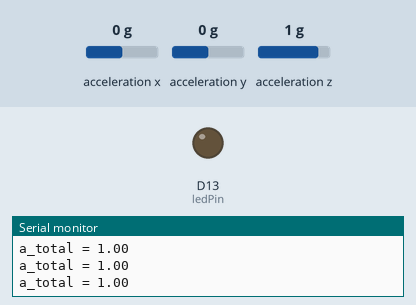
Recording of a sketch running on a simulated Arduino Nano 33 BLE. Parts: output pins drawn as LEDs (lit = HIGH), the last lines printed to the serial monitor. Dashed ring = blinking. The inputs (shaded band) are chosen by the test bench; at power-on: acceleration x 0 g, acceleration y 0 g, acceleration z 1 g.

Above: at 1.2 s.
1.3 s: acceleration x set to -0.5 g
2.8 s: acceleration x set to -0.8 g
At 3.07 s:
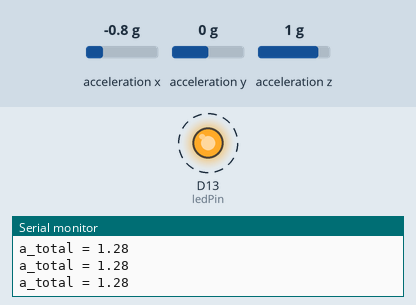
5.8 s: acceleration x set to 0 g
At 5.8 s:
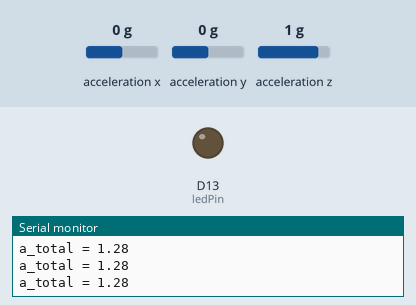
7.3 s: acceleration x set to -1.4 g
At 7.58 s:
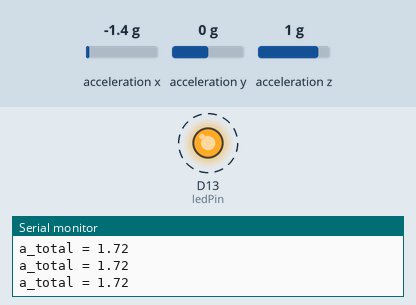
Timing chart, 0 to 11.3 s (numbered marks = the images above; inputs shaded):
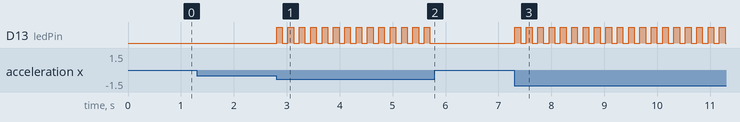

Measured:
- the behaviour switches between -0.6 and -0.7 g on acceleration x (found by bisection; images 0 and 1)
- after the input at 2.8 s, D13 (ledPin): alternates HIGH for 0.11 s and LOW for 0.11 s, starting at once
- after the input at 5.8 s, D13 (ledPin): stops changing and stays LOW
- after the input at 7.3 s, D13 (ledPin): alternates HIGH for 0.11 s and LOW for 0.11 s, starting at once

The sketch:

imu_test_nano33BLE_sense_rev2.ino
```cpp
#include <Arduino_BMI270_BMM150.h>

const int ledPin = LED_BUILTIN;
const float motionThreshold = 1.2;  // alles über ~1g (Erdbeschl.) gilt als Bewegung
unsigned long lastBlink = 0;
bool ledState = false;

void setup() {
  Serial.begin(9600);
  while (!Serial);

  // Versuche, die IMU zu initialisieren
  if (!IMU.begin()) {
    Serial.println("IMU konnte nicht initialisiert werden!");
    while (1);  // Stoppe das Programm
  }

  Serial.println("IMU erfolgreich initialisiert.");
  pinMode(ledPin, OUTPUT);
}

void loop() {
  float ax, ay, az;

  // Wenn neue Beschleunigungsdaten verfügbar sind
  if (IMU.accelerationAvailable()) {
    IMU.readAcceleration(ax, ay, az);

    // Betrag der Beschleunigung (inkl. Gravitation)
    float aTotal = sqrt(ax * ax + ay * ay + az * az);

    Serial.print("a_total = ");
    Serial.println(aTotal);

    if (aTotal > motionThreshold) {
      // Bewegung erkannt → LED blinkt (alle 100ms)
      if (millis() - lastBlink > 100) {
        ledState = !ledState;
        digitalWrite(ledPin, ledState);
        lastBlink = millis();
      }
    } else {
      // Keine Bewegung → LED aus
      digitalWrite(ledPin, LOW);
    }
  }

  delay(20);  // Kurze Pause, damit der Sensor Zeit hat
}
```
